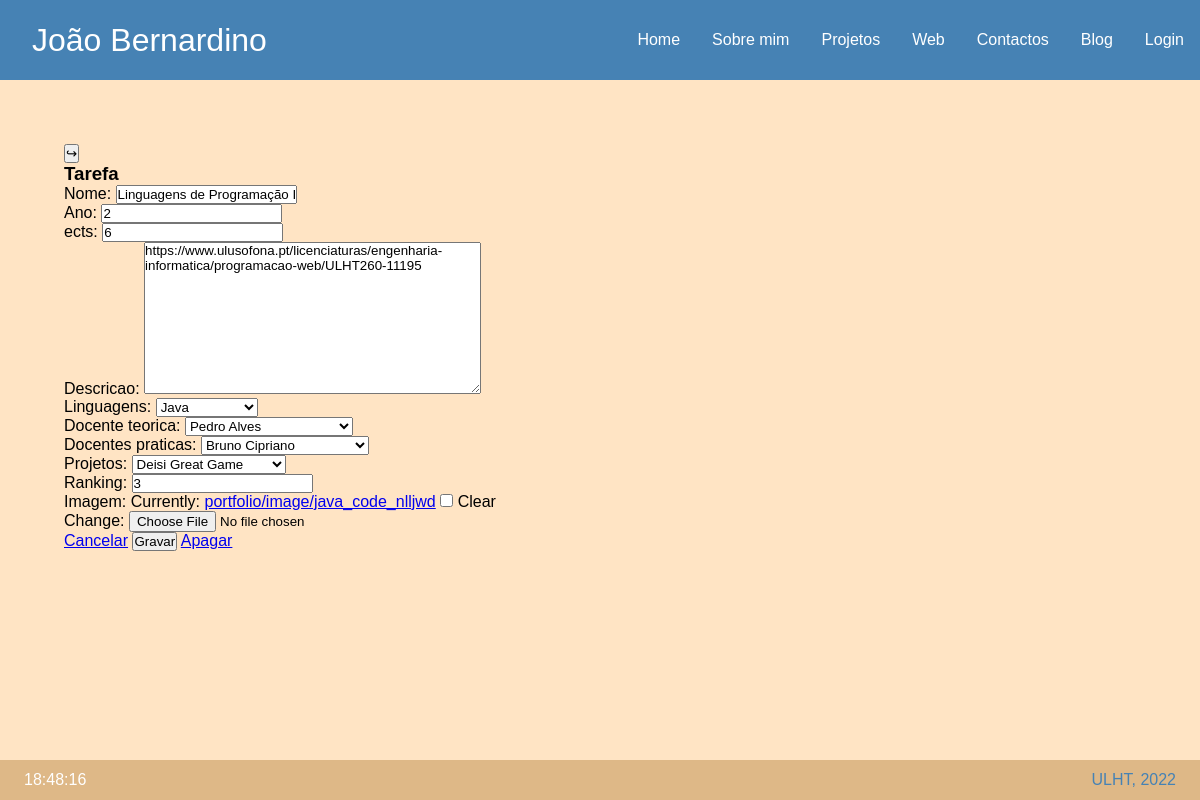
Screenshot of /editarcadeira/2 with the database file from the repository.
### portfolio/models.py (models this page shows, shortened)
class Cadeira(models.Model):
   nome = models.CharField(max_length=40)
   ano = models.IntegerField()
   ects = models.CharField(max_length=20)
   descricao = models.TextField()
   linguagens = models.ForeignKey(Linguagem, on_delete=models.CASCADE, default="linguagens")
   docente_teorica = models.ForeignKey(Professor, on_delete=models.CASCADE)
   docentes_praticas = models.ForeignKey(Professor, related_name='cadeiras', on_delete=models.CASCADE,default="nome")
   projetos = models.ForeignKey(Projeto, on_delete=models.CASCADE, default="projetos")
   ranking = models.CharField(max_length=40)
   imagem = models.ImageField(blank= True, upload_to='image')

class Linguagem(models.Model):
    nome = models.CharField(max_length=20)
    def __str__(self):
        return self.nome[:10]

class Professor(models.Model):
    nome = models.CharField(max_length=40)
    def __str__(self):
        return self.nome[:30]

### portfolio/views.py (the view)
# urls.py: path('editarcadeira/<int:topico_id>', views.editar_cadeira_view, name='editarcadeira'),
def editar_cadeira_view(request, topico_id):
    topico = Cadeira.objects.get(id=topico_id)
    form = CadeiraForm(request.POST or None, instance=topico)
    if form.is_valid():
        form.save()
        return HttpResponseRedirect(reverse('portfolio:licenciatura'))
    context = {'form': form, 'topico_id': topico_id}
    return render(request, 'portfolio/editar_licenciatura.html', context)

### portfolio/forms.py
class CadeiraForm(ModelForm):
    class Meta:
        model = Cadeira
        fields = '__all__'
        widgets = {
            'nome': forms.TextInput(attrs={'class': 'form-control', 'placeholder': 'titulo'}),
        }
        labels = {
            'ano': 'Ano',
            'ects' : 'ects'
        }

### portfolio/models.py (called while the page is built)
    def __str__(self):
        return self.nome[:30]

### portfolio/templates/portfolio/editar_licenciatura.html (shortened to what this page needs)
{% extends 'portfolio/layout.html' %}
{% block main %}
<h3>Tarefa</h3>
    <form action="{% url 'portfolio:editarcadeira' topico_id %}" method="POST">
        {{ form.as_p }}
        <a href="{% url 'portfolio:licenciatura' %}" role="button" class="btn btn-warning">Cancelar</a>
        <input type="submit" value="Gravar" class="btn btn-success">
        <a href="{% url 'portfolio:apagarcadeira' topico_id %}" role="button" class="btn btn-danger">Apagar</a>
    </form>
{% endblock %}

### portfolio/static/portfolio/css/layout.css (style rules this page uses)
* { padding: 0; margin: 0; box-sizing:border-box; font-family: sans-serif; }

### rows the page displays
Cadeira: nome "Linguagens de Programação II", ano "2", ects "6", descricao "https://www.ulusofona.pt/licenciaturas/engenharia-informatica/programacao-web/ULHT260-11195", linguagens "Java", docente_teorica "Pedro Alves", docentes_praticas "Bruno Cipriano", projetos "Deisi Great Game", ranking "3"
